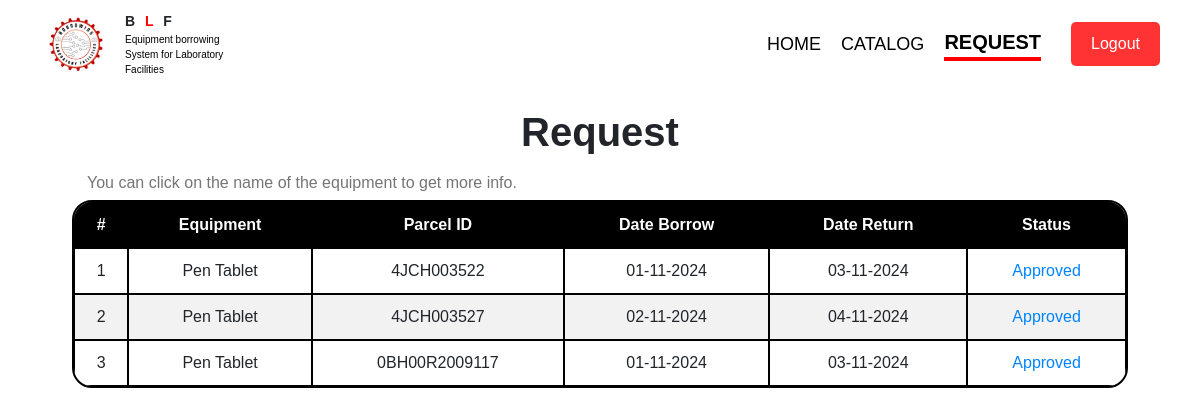
/request/Yubol/, run on the app's committed database.
### myapp/models.py (models this page shows, shortened)
class Borrowing(models.Model):
    equipment = models.ForeignKey(Equipment, on_delete=models.CASCADE, to_field='equipment_id')
    borrower = models.ForeignKey(Student, on_delete=models.CASCADE)
    borrowed_on = models.DateField(null=True, blank=True)
    returned_on = models.DateField(null=True, blank=True)

class Equipment(models.Model):
    equipment_id = models.AutoField(primary_key=True)
    image = models.ImageField(upload_to='media/', default='media/images/default.jpg')
    name = models.CharField(max_length=100)
    parcel_id = models.CharField(max_length=20)
    brand = models.CharField(max_length=100)
    status = models.BooleanField(default=False)
    date_borrow = models.DateField(null=True, blank=True, help_text="Date when the item was borrowed")
    date_return = models.DateField(null=True, blank=True, help_text="Date when the item is returned")
    borrower = models.ForeignKey(Student, on_delete=models.CASCADE, null=True, blank=True)
    describtion = models.CharField(max_length=360, default="No infomation found.")
    categories = models.CharField(max_length=360, default='default')
    STATUS_CHOICES = [
        ("available", "Available"),
        ("borrowed", "Borrowed"),
    ]
    class Meta:
        constraints = [
            models.UniqueConstraint(fields=['parcel_id'], name='unique_parcel_id')
        ]

### myapp/views.py (the view)
# urls.py: path("request/<str:user>/", views.request_user, name="request"),
def request_user(request, user):
    student = Student.objects.get(username=user)
    all_borrow = []
    for eq in Equipment.objects.all():
        try:
            borrow = Borrowing.objects.filter(borrower=student)
            for br in borrow:
                if br.equipment == eq:
                    all_borrow.append(br)
        except Borrowing.DoesNotExist:
            pass
    return render(request, 'user/request.html', { 'borrow': all_borrow })

### myapp/templatetags/custom_filters.py (called while the page is built)
@register.filter
def startswith(value, arg):
    return value.startswith(arg)

### myapp/templates/user/request.html (shortened to what this page needs)
{% extends 'user/base.html' %}
{% load static %}
{% block content %}
    <div class="container">
        <h1>Request</h1>
        <div style="padding: 0px 15px; margin-top: 15px;">
            <span style="color: #757575;">You can click on the name of the equipment to get more info.</span>
        </div>
        <table>
            <thead>
                <tr>
                    <th scope="col">#</th>
                    <th scope="col">Equipment</th>
                    <th scope="col">Parcel ID</th>
                    <th scope="col">Date Borrow</th>
                    <th scope="col">Date Return</th>
                    <th scope="col">Status</th>
                </tr>
            </thead>
            <tbody>
                {% if not during and not borrow %}
                    <tr>
                        <td colspan="6" style="text-align: center;">No data</td>
                    </tr>
                {% else %}
                    {% for dr in borrow %}
                        <tr>
                            <td>{{ forloop.counter }}</td>
                            <td>
                                <span onclick="openModal('equipmentModal_{{ dr.equipment.equipment_id }}')" style="cursor: pointer;">{{ dr.equipment.name }}</span>
                            </td>
                            <td>{{ dr.equipment.parcel_id }}</td>
                            <td>{{ dr.borrowed_on|date:"d-m-Y" }}</td>
                            <td>{{ dr.returned_on|date:"d-m-Y" }}</td>
                            <td>
                                {% if dr.equipment.status and dr.equipment.borrower == dr.borrower %}
                                    <span style="color: #0084ff;">Approved</span>
                                {% else %}
                                    <span style="color: #757575;">Waiting for approval</span>
                                {% endif %}
                            </td>
                        </tr>
                    {% endfor %}
                {% endif %}
            </tbody>
        </table>
    </div>
{% endblock %}

### myapp/static/base_user.css (style rules this page uses)
body { font-family: Arial, sans-serif; margin: 0; padding: 0; background-color: #ffffff; flex-wrap: wrap; }
h1 { text-align: center; }
.container { width: 90%; margin: 10px auto; }

### myapp/templates/user/request.html (style rules this page uses)
h1 { text-align: center; font-weight: bold; }
table { border-collapse: separate; border-spacing: 0; width: 100%; border-radius: 20px; overflow: hidden; background-color: white; border: 2px solid #000; margin-top: 5px; }
tr:nth-child(even) { background-color: #f2f2f2; }
thead { background-color: #000; color: white; }
th, td { padding: 10px 10px; text-align: center; border: 1px solid #000; }
.container { width: 90%; margin: 20px auto; }

### data on the page
Borrowing: equipment.name "Pen Tablet", equipment.parcel_id "4JCH003522", borrowed_on "01-11-2024", returned_on "03-11-2024", shows "Approved"
Borrowing: equipment.name "Pen Tablet", equipment.parcel_id "4JCH003527", borrowed_on "02-11-2024", returned_on "04-11-2024", shows "Approved"
Borrowing: equipment.name "Pen Tablet", equipment.parcel_id "0BH00R2009117", borrowed_on "01-11-2024", returned_on "03-11-2024", shows "Approved"
